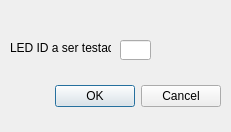
<?xml version="1.0" encoding="UTF-8"?>
<ui version="4.0">
 <class>Dialog</class>
 <widget class="QDialog" name="Dialog">
  <property name="geometry">
   <rect>
    <x>0</x>
    <y>0</y>
    <width>231</width>
    <height>132</height>
   </rect>
  </property>
  <property name="windowTitle">
   <string>Dialog</string>
  </property>
  <widget class="QDialogButtonBox" name="buttonBox">
   <property name="geometry">
    <rect>
     <x>-120</x>
     <y>80</y>
     <width>341</width>
     <height>32</height>
    </rect>
   </property>
   <property name="orientation">
    <enum>Qt::Horizontal</enum>
   </property>
   <property name="standardButtons">
    <set>QDialogButtonBox::Cancel|QDialogButtonBox::Ok</set>
   </property>
  </widget>
  <widget class="QLabel" name="to_test_id_label">
   <property name="geometry">
    <rect>
     <x>10</x>
     <y>40</y>
     <width>101</width>
     <height>16</height>
    </rect>
   </property>
   <property name="text">
    <string>LED ID a ser testado:</string>
   </property>
  </widget>
  <widget class="QLineEdit" name="to_test_id_ledit">
   <property name="geometry">
    <rect>
     <x>120</x>
     <y>40</y>
     <width>31</width>
     <height>20</height>
    </rect>
   </property>
  </widget>
 </widget>
 <resources/>
 <connections>
  <connection>
   <sender>buttonBox</sender>
   <signal>accepted()</signal>
   <receiver>Dialog</receiver>
   <slot>accept()</slot>
   <hints>
    <hint type="sourcelabel">
     <x>248</x>
     <y>254</y>
    </hint>
    <hint type="destinationlabel">
     <x>157</x>
     <y>274</y>
    </hint>
   </hints>
  </connection>
  <connection>
   <sender>buttonBox</sender>
   <signal>rejected()</signal>
   <receiver>Dialog</receiver>
   <slot>reject()</slot>
   <hints>
    <hint type="sourcelabel">
     <x>316</x>
     <y>260</y>
    </hint>
    <hint type="destinationlabel">
     <x>286</x>
     <y>274</y>
    </hint>
   </hints>
  </connection>
 </connections>
</ui>
